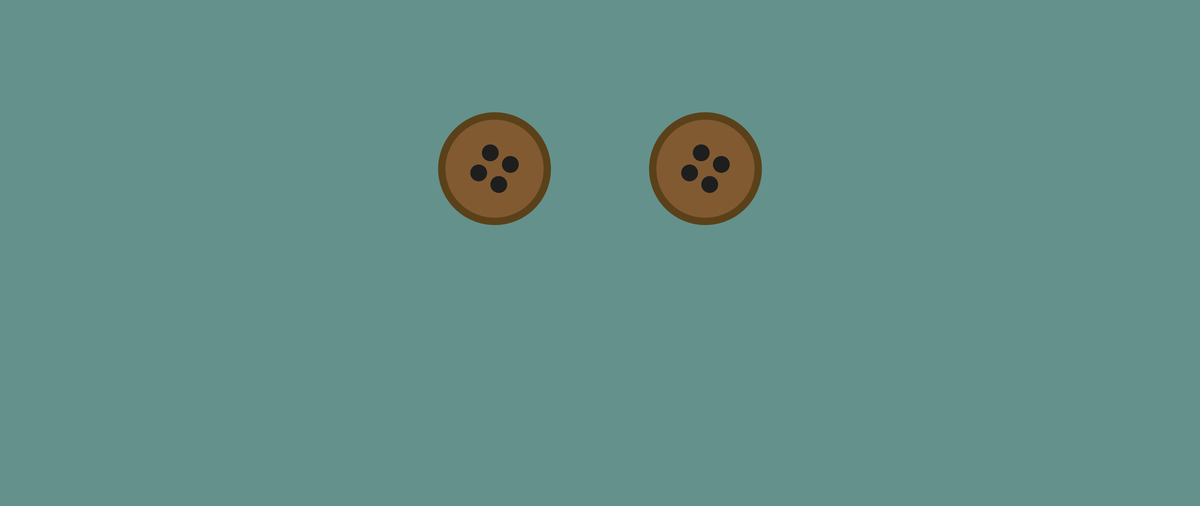
Frame 1 (no input)
Frame 2 (the mouse pressed at the canvas centre, redrawn once): identical to frame 1, image omitted

The Processing sketch that drew this single still picture (run headless with seeded random() and noise(); the mouse was pressed at the canvas centre and the sketch redrawn once):

// Processing sketch: coraline
// ── coraline.pde
// Manuale di Programmazione Cinematografica - Volume 1
// Daniele Olmisani, 2016

// Coraline (2009)


final color PAPER = color(100, 145, 140);
final color INK1 = color(130, 90, 50);
final color INK2 = color(90, 65, 25);
final color INK3 = color(30, 30, 30);


void setup() {
  size(2560, 1080);
  noLoop();
}


void draw() {
  
  float s = min(width, height) / 4.8;
  
  translate(width/2.0, height/3.0);
  
  background(PAPER);
  
  drawButton(-s, 0, s);
  drawButton( s, 0, s);
  
  save("coraline.png");
}


void drawButton(float x, float y, float s) {
  
  pushMatrix();
  translate(x, y);

  float l0 = 0.07*s;
  float l1 = 0.11*s;
  float l2 = 0.16*s;
  
  fill(INK1);
  stroke(INK2);
  
  strokeWeight(l0);
  
  ellipseMode(CENTER);
  ellipse(0, 0, s, s);
  
  fill(INK3);
  noStroke();
  
  rotate(-PI/3.0);
  
  
  ellipse(-l1, -l1, l2, l2);
  ellipse( l1, -l1, l2, l2);
  ellipse( l1,  l1, l2, l2);
  ellipse(-l1,  l1, l2, l2);
   
  popMatrix();
}
